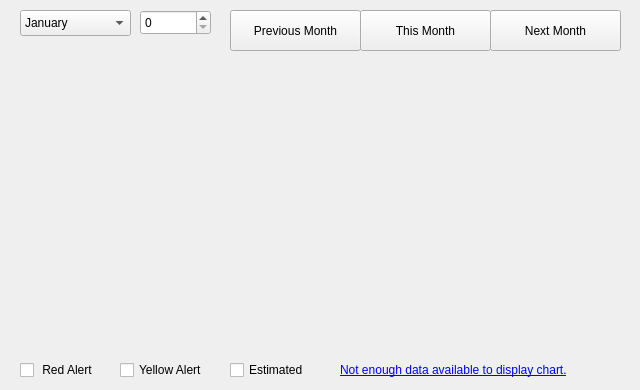
<?xml version="1.0" encoding="UTF-8"?>
<ui version="4.0">
 <class>Charts</class>
 <widget class="QWidget" name="Charts">
  <property name="geometry">
   <rect>
    <x>0</x>
    <y>0</y>
    <width>640</width>
    <height>390</height>
   </rect>
  </property>
  <property name="windowTitle">
   <string>Charts</string>
  </property>
  <widget class="QPushButton" name="prev">
   <property name="geometry">
    <rect>
     <x>230</x>
     <y>10</y>
     <width>131</width>
     <height>41</height>
    </rect>
   </property>
   <property name="text">
    <string>Previous Month</string>
   </property>
  </widget>
  <widget class="QPushButton" name="next">
   <property name="geometry">
    <rect>
     <x>490</x>
     <y>10</y>
     <width>131</width>
     <height>41</height>
    </rect>
   </property>
   <property name="text">
    <string>Next Month</string>
   </property>
  </widget>
  <widget class="QComboBox" name="month">
   <property name="geometry">
    <rect>
     <x>20</x>
     <y>10</y>
     <width>111</width>
     <height>26</height>
    </rect>
   </property>
   <item>
    <property name="text">
     <string>January</string>
    </property>
   </item>
   <item>
    <property name="text">
     <string>February</string>
    </property>
   </item>
   <item>
    <property name="text">
     <string>March</string>
    </property>
   </item>
   <item>
    <property name="text">
     <string>April</string>
    </property>
   </item>
   <item>
    <property name="text">
     <string>May</string>
    </property>
   </item>
   <item>
    <property name="text">
     <string>June</string>
    </property>
   </item>
   <item>
    <property name="text">
     <string>July</string>
    </property>
   </item>
   <item>
    <property name="text">
     <string>August</string>
    </property>
   </item>
   <item>
    <property name="text">
     <string>September</string>
    </property>
   </item>
   <item>
    <property name="text">
     <string>October</string>
    </property>
   </item>
   <item>
    <property name="text">
     <string>November</string>
    </property>
   </item>
   <item>
    <property name="text">
     <string>December</string>
    </property>
   </item>
  </widget>
  <widget class="QSpinBox" name="year">
   <property name="geometry">
    <rect>
     <x>140</x>
     <y>10</y>
     <width>71</width>
     <height>25</height>
    </rect>
   </property>
  </widget>
  <widget class="QPushButton" name="this_month">
   <property name="geometry">
    <rect>
     <x>360</x>
     <y>10</y>
     <width>131</width>
     <height>41</height>
    </rect>
   </property>
   <property name="text">
    <string>This Month</string>
   </property>
  </widget>
  <widget class="QCheckBox" name="redAlert">
   <property name="geometry">
    <rect>
     <x>20</x>
     <y>360</y>
     <width>121</width>
     <height>20</height>
    </rect>
   </property>
   <property name="text">
    <string> Red Alert</string>
   </property>
  </widget>
  <widget class="QCheckBox" name="yellowAlert">
   <property name="geometry">
    <rect>
     <x>120</x>
     <y>360</y>
     <width>111</width>
     <height>20</height>
    </rect>
   </property>
   <property name="text">
    <string>Yellow Alert</string>
   </property>
  </widget>
  <widget class="QCheckBox" name="estimated">
   <property name="geometry">
    <rect>
     <x>230</x>
     <y>360</y>
     <width>111</width>
     <height>20</height>
    </rect>
   </property>
   <property name="text">
    <string>Estimated</string>
   </property>
  </widget>
  <widget class="QLabel" name="throbber">
   <property name="geometry">
    <rect>
     <x>590</x>
     <y>360</y>
     <width>30</width>
     <height>30</height>
    </rect>
   </property>
   <property name="text">
    <string/>
   </property>
  </widget>
  <widget class="Graph" name="mychart" native="true">
   <property name="geometry">
    <rect>
     <x>20</x>
     <y>50</y>
     <width>600</width>
     <height>300</height>
    </rect>
   </property>
   <property name="sizePolicy">
    <sizepolicy hsizetype="Preferred" vsizetype="Preferred">
     <horstretch>0</horstretch>
     <verstretch>0</verstretch>
    </sizepolicy>
   </property>
  </widget>
  <widget class="QLabel" name="msg">
   <property name="geometry">
    <rect>
     <x>340</x>
     <y>360</y>
     <width>281</width>
     <height>21</height>
    </rect>
   </property>
   <property name="text">
    <string>&lt;a href=&quot;http://tisza.co/Tisza_LLC/Kabletown_FAQ.html&quot;&gt;Not enough data available to display chart.&lt;/a&gt;</string>
   </property>
   <property name="openExternalLinks">
    <bool>true</bool>
   </property>
  </widget>
 </widget>
 <customwidgets>
  <customwidget>
   <class>Graph</class>
   <extends>QWidget</extends>
   <header>graph.h</header>
   <container>1</container>
  </customwidget>
 </customwidgets>
 <resources/>
 <connections/>
</ui>
